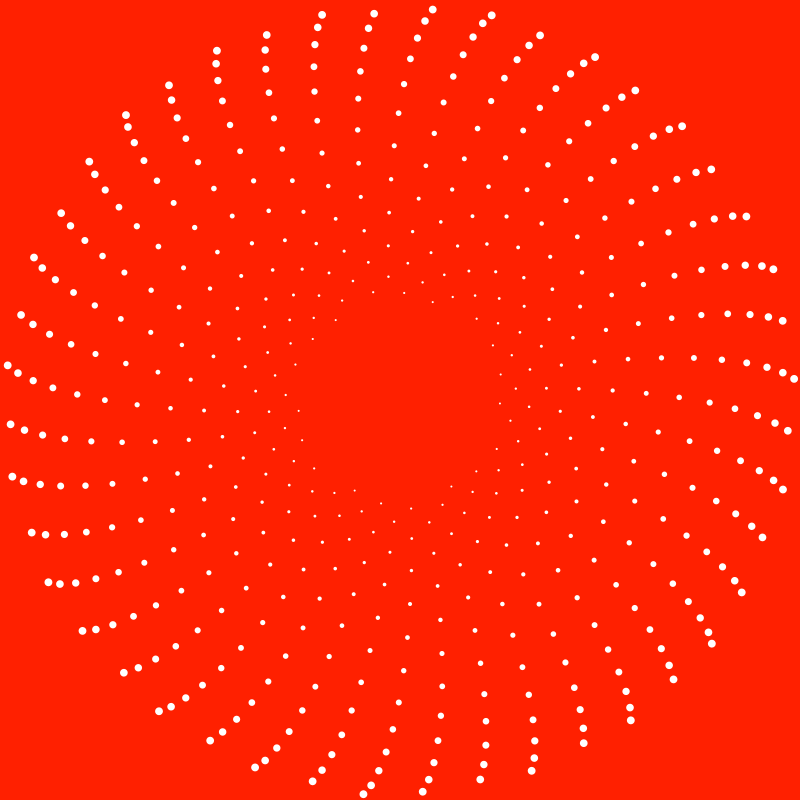
Frame 1 (no input)
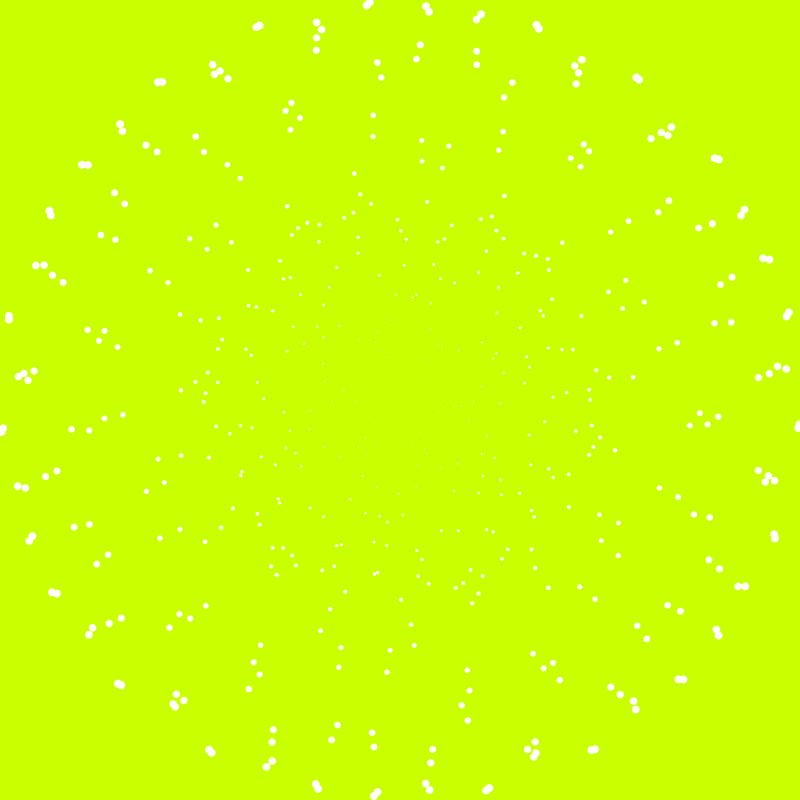
Frame 60 (the mouse pressed at the canvas centre just before this capture)
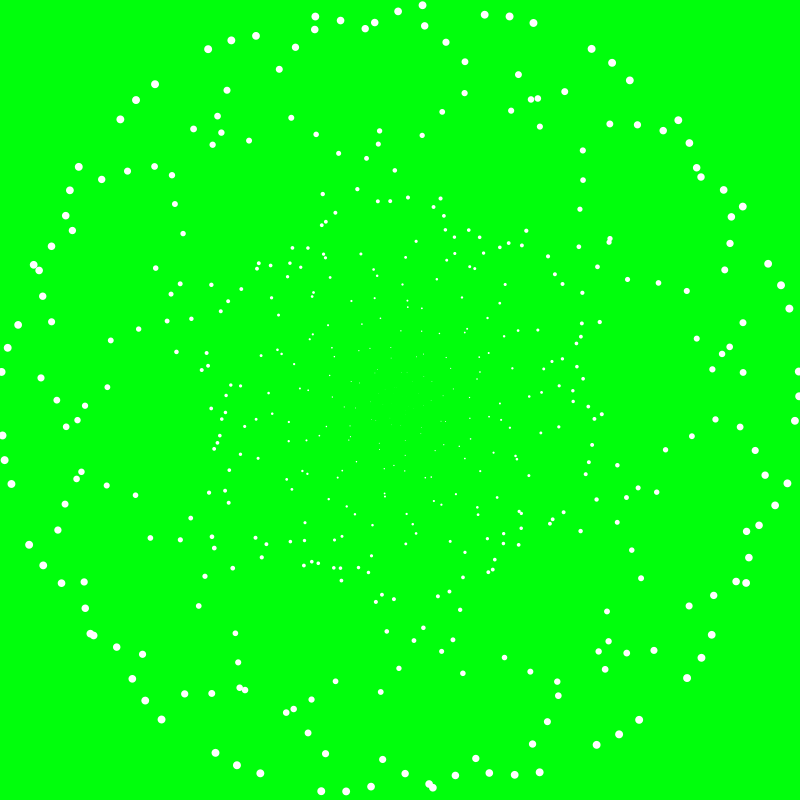
Frame 120 (the mouse held since frame 60 and released just before this capture)

The Processing sketch that drew these frames (run headless with seeded random() and noise(); from frame 60 on, the mouse is pressed at the canvas centre):

// Processing sketch: Yigit_Tumri
// ── Yigit_Tumri.pde
float daire =10;
float rotasyon = 2;
float aralik = 0.0000130; 
float r;
float hValue;
float hValueConstrained;

void setup() {
  
  surface.setLocation(0,0);
  size(800, 800);
  colorMode(HSB);
  smooth();
  frameRate(60);

}

void draw() {
  hValue = sin(millis() * 0.0001) * 360;
  
  hValueConstrained = constrain(hValue, 0, 360);
  
  background(hValueConstrained, 255, 255, 255);

  
  translate(width / 2, height / 2);
  rotate(radians(rotasyon));
  ellipseMode(CENTER);
  for (int i=0; i<500; i ++) {

    daire = 100 + 300 * sin(millis()/1 * aralik * i);
    r = map(daire, 300, 400, 6, 8);
    //fill(random(255), random(255), random(255), random(255));
    noStroke();
    ellipse(daire * cos(i), daire * sin(i), r, r); 
  }
}
